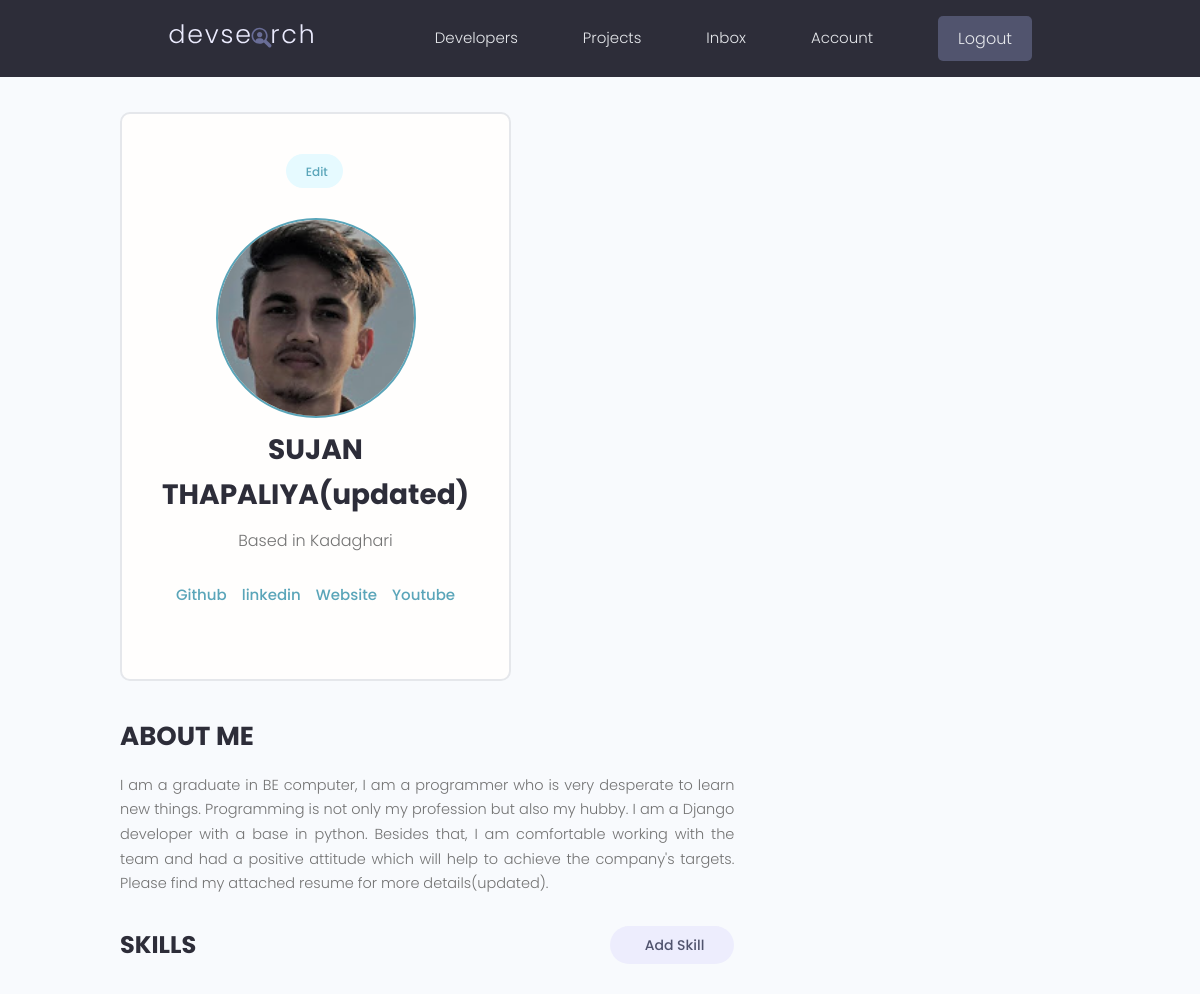
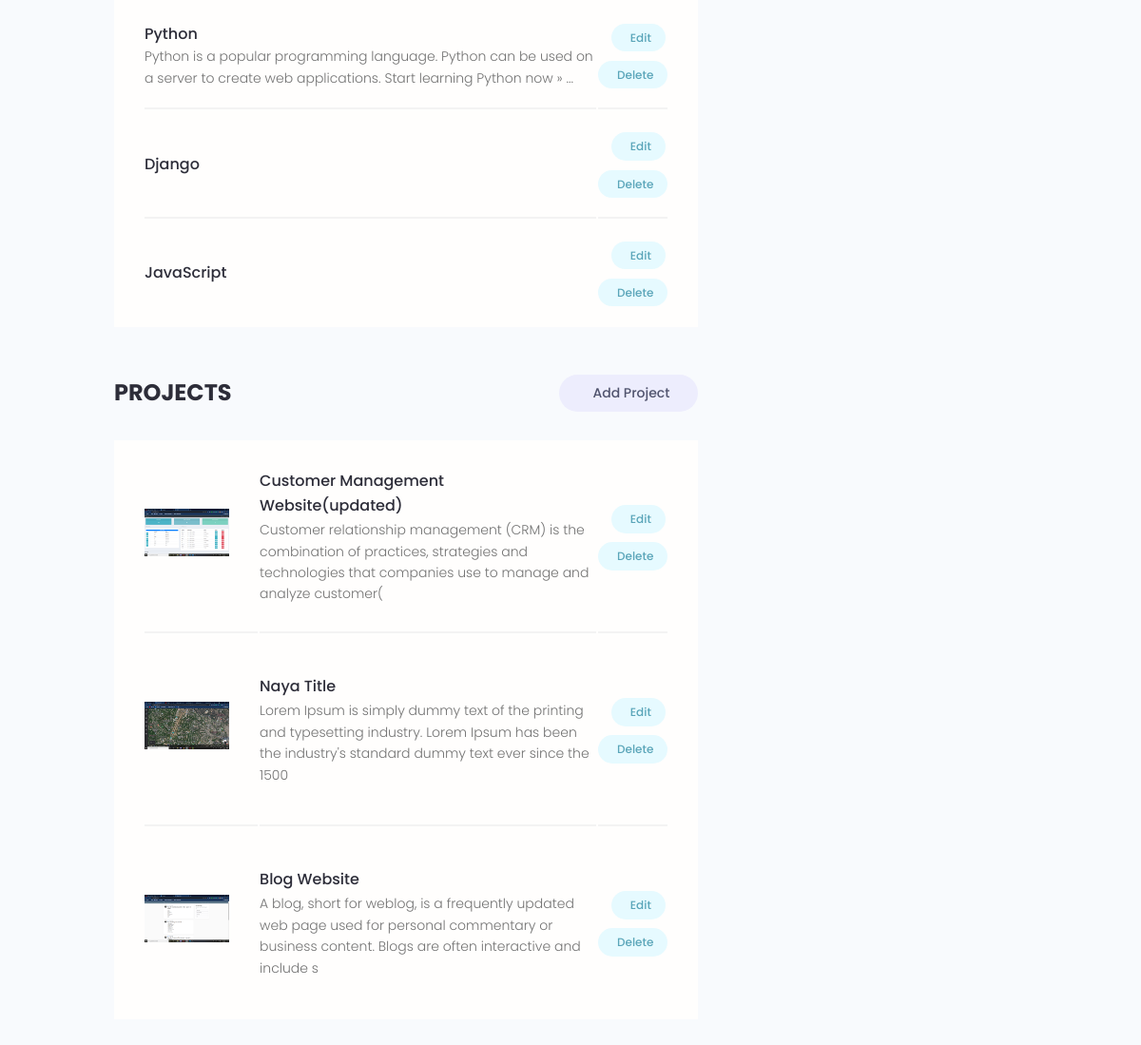
/account/ (signed in), run on the app's committed database (2 pictures, top to bottom).
### users/models.py (models this page shows, shortened)
class Profile(models.Model):
    user = models.OneToOneField(User, on_delete=models.CASCADE, null=True, blank=True)
    name = models.CharField(max_length=200, blank=True, null=True)
    email = models.EmailField(max_length=500, blank=True, null=True)
    username = models.CharField(max_length=200, blank=True, null=True)
    location = models.CharField(max_length=200, blank=True, null=True)
    short_intro = models.CharField(max_length=200, blank=True, null=True)
    bio = models.TextField(blank=True, null=True)
    profile_image = models.ImageField(null=True, blank=True, upload_to='profiles/', default="profiles/user-default.png")
    social_github = models.CharField(max_length=200, blank=True, null=True)
    social_twitter = models.CharField(max_length=200, blank=True, null=True)
    social_linkedin = models.CharField(max_length=200, blank=True, null=True)
    social_youtube = models.CharField(max_length=200, blank=True, null=True)
    social_website = models.CharField(max_length=200, blank=True, null=True)
    created = models.DateTimeField(auto_now_add=True)
    id = models.UUIDField(default=uuid.uuid4, unique=True,primary_key=True, editable=False)
    class Meta:
        ordering = ['created']
    @property
    def imageURL(self):
        try:
            url = self.profile_image.url
        except:
            url = ''
        return url

class Skill(models.Model):
    owner = models.ForeignKey(Profile, on_delete=models.CASCADE, null=True, blank=True)
    name = models.CharField(max_length=200, blank=True, null=True)
    description = models.TextField(null=True, blank=True)
    created = models.DateTimeField(auto_now_add=True)
    id = models.UUIDField(default=uuid.uuid4, unique=True,primary_key=True, editable=False)

### projects/models.py (models this page shows, shortened)
class Project(models.Model):
    owner = models.ForeignKey(Profile, null=True, blank=True, on_delete=models.CASCADE)
    title = models.CharField(max_length=200)
    description = models.TextField(null=True, blank=True)
    featured_image = models.ImageField(
        null=True, blank=True, default="default.jpg")
    demo_link = models.CharField(max_length=2000, null=True, blank=True)
    source_link = models.CharField(max_length=2000, null=True, blank=True)
    tags = models.ManyToManyField('Tag', blank=True)
    vote_total = models.IntegerField(default=0, null=True, blank=True)
    vote_ratio = models.IntegerField(default=0, null=True, blank=True)
    created = models.DateTimeField(auto_now_add=True)
    id = models.UUIDField(default=uuid.uuid4, unique=True,primary_key=True, editable=False)
    class Meta:
        ordering = ['-vote_ratio', '-vote_total', 'title']
    @property
    def imageURL(self):
        try:
            url = self.featured_image.url
        except:
            url = ''
        return url

### users/views.py (the view)
# urls.py: path('account/', views.userAccount, name="account"),
@login_required(login_url='login')
def userAccount(request):
    profile = request.user.profile
    skills = profile.skill_set.all()
    projects = profile.project_set.all()
    context = {'profile': profile, 'skills': skills, 'projects': projects}
    return render(request, 'users/account.html', context)

### users/templates/users/account.html (shortened to what this page needs)
{% extends 'main.html' %}
{% block content %}
<main class="settingsPage profile my-md">
  <div class="container">
    <div class="layout">
      <div class="column column--1of3">
        <div class="card text-center">
          <div class="card__body dev">
            <a class="tag tag--pill tag--main settings__btn" href="{% url 'edit-account' %}">
              Edit</a>
            <img class="avatar avatar--xl dev__avatar" src="{{profile.imageURL}}" />
            <h2 class="dev__name">{{profile.name}}</h2>
            <p class="dev__location">Based in {{profile.location}}</p>
            <ul class="dev__social">
              {% if profile.social_github %}
              <li>
                <a title="Github" href="{{profile.social_github}}" target="_blank">Github</a>
              </li>
              {% endif %}
              {% if profile.social_linkedin %}
              <li>
                <a title="LinkedIn" href="{{profile.social_linkedin}}" target="_blank">linkedin</a>
              </li>
              {% endif %}
              {% if profile.social_website %}
              <li>
                <a title="Personal Website" href="{{profile.social_website}}" target="_blank">Website</a>
              </li>
              {% endif %}
              {% if profile.social_youtube %}
              <li>
                <a title="Personal Website" href="{{profile.social_youtube}}" target="_blank">Youtube</a>
              </li>
              {% endif %}
            </ul>
          </div>
        </div>
      </div>
      <div class="column column--2of3">
        <div class="devInfo">
          <h3 class="devInfo__title">About Me</h3>
          <p class="devInfo__about">{{profile.bio}}</p>
        </div>
        <div class="settings">
          <h3 class="settings__title">Skills</h3>
          <a class="tag tag--pill tag--sub settings__btn tag--lg" href="{% url 'create-skill' %}"> Add Skill</a>
        </div>
        <table class="settings__table">
          {% for skill in skills %}
          <tr>
            <td class="settings__tableInfo">
              <h4>{{skill.name}}</h4>
              <p>
                {{skill.description}}
              </p>
            </td>
            <td class="settings__tableActions">
              <a class="tag tag--pill tag--main settings__btn" href="{% url 'update-skill' skill.id %}"> Edit</a>
              <a class="tag tag--pill tag--main settings__btn" href="{% url 'delete-skill' skill.id %}?next=/account">
                Delete</a>
            </td>
          </tr>
          {% endfor %}
        </table>
        <div class="settings">
          <h3 class="settings__title">Projects</h3>
          <a class="tag tag--pill tag--sub settings__btn tag--lg" href="{% url 'create-project' %}"> Add Project</a>
        </div>
        <table class="settings__table">
          {% for project in projects %}
          <tr>
            <td class="settings__thumbnail">
              <a href="{% url 'project' project.id %}"><img src="{{project.imageURL}}" alt="Project Thumbnail" /></a>
            </td>
            <td class="settings__tableInfo">
              <a href="{% url 'project' project.id %}">{{project.title}}</a>
              <p>{{project.description|slice:"150"}}</p>
            </td>
            <td class="settings__tableActions">
              <a class="tag tag--pill tag--main settings__btn" href="{% url 'update-project' project.id %}"> Edit</a>
              <a class="tag tag--pill tag--main settings__btn"
                href="{% url 'delete-project'  project.id %}?next=/account">
                Delete</a>
            </td>
          </tr>
          {% endfor %}
        </table>
      </div>
    </div>
  </div>
</main>
{% endblock %}

### static/styles/app.css (style rules this page uses)
:root { --color-sub: #2d2d39; }
.card { border: 2px solid var(--color-light); }
img { width: 100%; }
.profile .card > .dev { padding: 4rem; }
.dev__avatar { display: block; margin: auto; }
.dev__name { color: var(--color-sub); font-size: 2.8rem; font-weight: 700; margin-top: 1rem; margin-bottom: 0.5rem; }
.dev__location { margin-top: 1rem; }
.dev__social { margin: 3rem 0; list-style: none; display: flex; justify-content: center; gap: 1.5rem; }
.devInfo { margin-bottom: 3rem; }
.devInfo__title, .devInfo__subtitle { font-size: 2.6rem; color: var(--color-sub); text-transform: uppercase; font-weight: 700; margin-bottom: 1.5rem; }
.devInfo__about, .devSkill__info { font-size: 1.45rem; line-height: 1.7; text-align: justify; }
.settingsPage .dev > .settings__btn { display: inline-block; margin-bottom: 3rem; }
.settings { display: flex; justify-content: space-between; align-items: center; }
.settings__title { font-size: 2.4rem; text-transform: uppercase; font-weight: 700; color: var(--color-sub); }
.settings__table { margin-top: 3rem; margin-bottom: 5rem; padding: 0 3rem; background: var(--color-white); }
.settings__table tr { width: 100%; }
.settings__table tr > td { padding: 2rem 0; }
.settings__table tr:not(:last-child) td { border-bottom: 2px solid var(--color-white-light); }
.settings__thumbnail { width: 23%; min-width: 10rem; }
.settings__thumbnail img { padding-right: 3rem; height: 15rem; object-fit: contain; }
.settings__tableInfo { width: 100%; }
.settings__tableInfo h4, .settings__tableInfo a { padding-right: 1rem; width: auto; font-size: 1.6rem; font-weight: 500; color: var(--color-sub); }
.settings__tableInfo p { font-size: 1.4rem; }
.settings__tableActions { text-align: right; }

### static/uikit/styles/modules/_variables.css (style rules this page uses)
:root { --color-main: #5aa5b9; --color-main-light: #e6faff; --color-sub: #3f4156; --color-sub-light: #51546e; --color-sub-lighter: #ededfd; --color-text: #737373; --color-gray: #8b8b8b; --color-light: #e5e7eb; --color-light-gray: #767676; --color-bg: #f8fafd; --color-white: #fffefd; --color-white-light: #f3f3f3; --color-success: #359e64; --color-success-bg: #def8e8; --color-error: #fc4b0b; --color-error-bg: #fff2ee; --font-base: 'Poppins', arial, helvetica, 'Segoe UI', roboto, ubuntu, sans-serif; --font-monospace: 'Fira Code', 'Courier New', courier, monospace; --font-regular: 300; --font-medium: 500; --font-bold: 700; --generic-shadow: 1px 1px 5px #00000010; --generic-transition: all 0.3s ease-in-out; }

### static/uikit/styles/modules/_base.css (style rules this page uses)
* { margin: 0; padding: 0; box-sizing: border-box; text-rendering: optimizeLegibility; color: inherit; font-size: inherit; }
html { font-size: 50%; }
@media only screen and (min-width: 480px) { html { font-size: 56.25%; } }
@media only screen and (min-width: 1200px) { html { font-size: 62.5%; } }
body { line-height: 1.6; font-weight: 400; font-size: 1.5rem; color: var(--color-text); background-color: var(--color-bg); min-height: 100vh; }

### static/uikit/styles/modules/_typography.css (style rules this page uses)
* { font-family: var(--font-base); }
h2 { font-size: 3.6rem; font-weight: var(--font-bold); }
h3 { font-size: 3.2rem; font-weight: var(--font-medium); }
h4 { font-size: 2.8rem; font-weight: var(--font-medium); }
p, span, strong { font-size: 1.6rem; color: var(--color-text); font-weight: var(--font-regular); }
a { padding-bottom: 2px; text-decoration: none; display: inline-block; color: var(--color-main); font-weight: var(--font-medium); }

### static/uikit/styles/modules/_utilities.css (style rules this page uses)
.container { width: 92%; max-width: 165rem; margin: 0 auto; box-sizing: border-box; }
@media screen and (min-width: 1000px) { .container { width: 90%; } }
@media screen and (min-width: 1200px) { .container { width: 80%; } }
.text-center { text-align: center; }
.my-md { margin: 3rem auto; }

### static/uikit/styles/modules/_avatar.css (style rules this page uses)
.avatar { border-radius: 50%; border: 2px solid var(--color-main); object-fit: cover; }
.avatar--xl { height: 20rem; width: 20rem; }

### static/uikit/styles/modules/_card.css (style rules this page uses)
.card { border-radius: 1rem; background-color: var(--color-white); border: 1.5px solid var(--color-light); width: auto; height: auto; margin-top: 0.5rem; margin-bottom: 0.5rem; overflow: hidden; }
.card__body, .card__header { padding: 2rem 2.5rem; }

### static/uikit/styles/modules/_layout.css (style rules this page uses)
.layout { display: flex; flex-flow: row wrap; justify-content: space-between; }
.layout > .column { margin-bottom: 3rem; }
.layout > .column.column--1of3 { flex-basis: 30%; }
.layout > .column.column--2of3 { flex-basis: 64%; }

### data on the page
Profile: imageURL (picture), name "SUJAN THAPALIYA(updated)", location "Kadaghari", bio "I am a graduate in BE computer, I am a programmer who is very desperate to learn new things. Programming is not only my profession but also my hubby. I am a Django developer with a base in python. Besides that, I am comfortable working with the team and had a positive attitude which will help to achieve the company's targets. Please find my attached resume for more details(updated)."
Skill: name "Python", description "Python is a popular programming language. Python can be used on a server to create web applications. Start learning Python now » ..."
Skill: name "Django"
Skill: name "JavaScript"
Project: imageURL (picture), title "Customer Management Website(updated)", description "Customer relationship management (CRM) is the combination of practices, strategies and technologies that companies use to manage and analyze customer("
Project: imageURL (picture), title "Naya Title", description "Lorem Ipsum is simply dummy text of the printing and typesetting industry. Lorem Ipsum has been the industry's standard dummy text ever since the 1500"
Project: imageURL (picture), title "Blog Website", description "A blog, short for weblog, is a frequently updated web page used for personal commentary or business content. Blogs are often interactive and include s"
